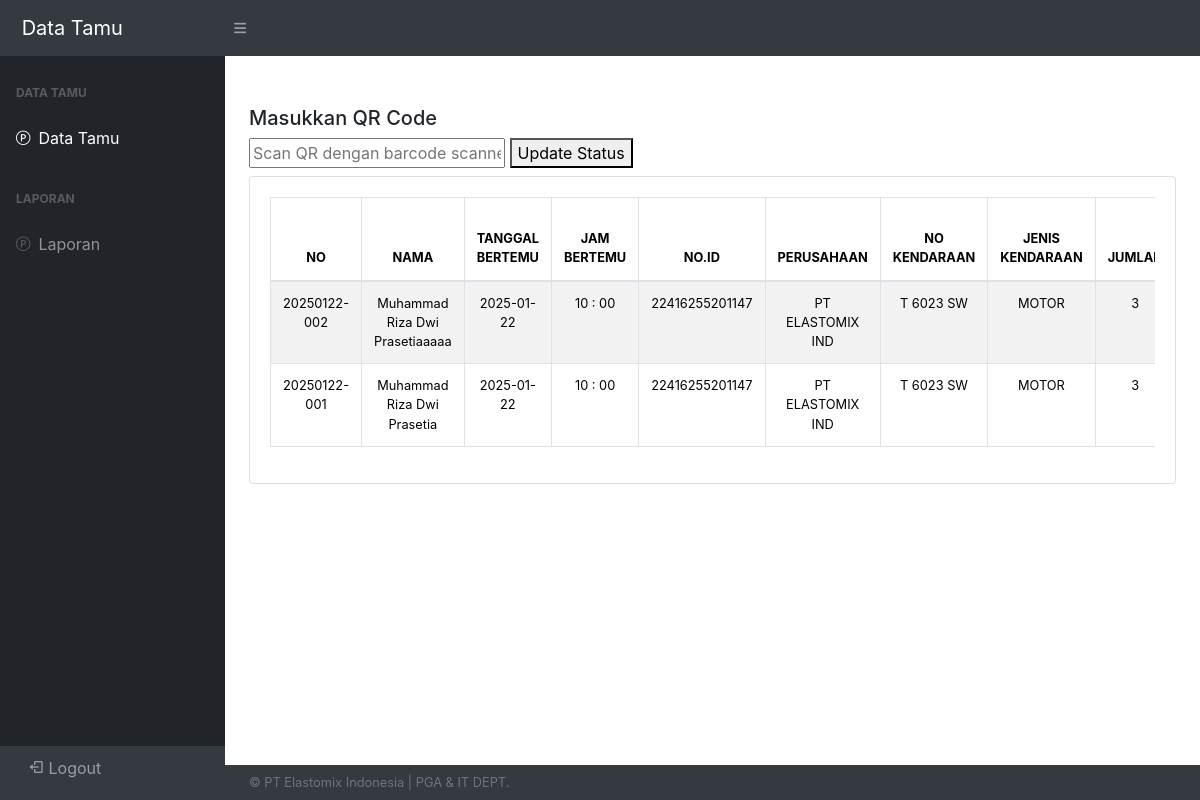
Screenshot of /dashboard/index (signed in) with the database file from the repository.
### tables this page shows
CREATE TABLE `tamu` (
  `id` int NOT NULL,
  `no` varchar(20) NOT NULL,
  `nama` varchar(100) NOT NULL,
  `no_id` varchar(50) NOT NULL,
  `jumlah` int NOT NULL,
  `perusahaan` varchar(100) NOT NULL,
  `nomor_kendaraan` varchar(20) NOT NULL,
  `jenis_kendaraan` varchar(20) NOT NULL,
  `bertemu_dengan` varchar(100) NOT NULL,
  `sudah_buat_janji` enum('Sudah','Belum') DEFAULT 'Belum',
  `keperluan` text,
  `tanggal_bertemu` date DEFAULT NULL,
  `jam_bertemu` time DEFAULT NULL,
  `tanggal_masuk` date DEFAULT NULL,
  `tanggal_keluar` datetime DEFAULT NULL,
  `status` enum('In','Out','Wait') DEFAULT 'Wait',
  `qr_code` text,
  `created_at` timestamp NOT NULL DEFAULT CURRENT_TIMESTAMP
);

### dashboard/index.php (the view, shortened to what this page needs)
<?php
require "BackEnd/config.php";
include "layout/header.php";
?>
<main>
    <div class="container-fluid" style="margin-top: 50px;">
        <h5>Masukkan QR Code</h5>
        <form onsubmit="submitQR(event)">
            <input type="text" id="qr_input" placeholder="Scan QR dengan barcode scanner" required>
            <button type="submit">Update Status</button>
        </form>
        <div class="card mb-4 mt-2">
            <div class="card-body">
                <div class="table-responsive">
                    <table class="table table-hover table-striped table-bordered" width="100%" cellspacing="0" style="font-size: 0.8rem;">
                        <thead class="text-center">
                            <tr>
                                <th>NO</th>
                                <th>NAMA</th>
                                <th>TANGGAL BERTEMU</th>
                                <th>JAM BERTEMU</th>
                                <th>NO.ID</th>
                                <th>PERUSAHAAN</th>
                                <th>NO KENDARAAN</th>
                                <th>JENIS KENDARAAN</th>
                                <th>JUMLAH</th>
                            </tr>
                        </thead>
                        <tbody class="text-center">
                            <?php
                            $sql = "SELECT * FROM tamu ORDER BY created_at DESC";
                            $result = $conn->query($sql);
                            while ($data = mysqli_fetch_array($result)) {
                                $no_id = $data['no_id'];
                                $nama = $data['nama'];
                                $no = $data['no'];
                                $jumlah = $data['jumlah'];
                                $perusahaan = $data['perusahaan'];
                                $nomor_kendaraan = $data['nomor_kendaraan'];
                                $jenis_kendaraan = $data['jenis_kendaraan'];
                            ?>
                                <tr class="text-center">
                                    <td><?= $no; ?></td>
                                    <td><?= $nama; ?></td>
                                    <td><?= date('Y-m-d', strtotime($data['tanggal_bertemu'])); ?></td>
                                    <td><?= date('H : i', strtotime($data['jam_bertemu'])); ?></td>
                                    <td><?= $no_id; ?></td>
                                    <td><?= $perusahaan; ?></td>
                                    <td><?= $nomor_kendaraan; ?></td>
                                    <td><?= $jenis_kendaraan; ?></td>
                                    <td><?= $jumlah; ?></td>
                                </tr>
                            <?php
                            };
                            ?>
                        </tbody>
                    </table>
                </div>
            </div>
        </div>
    </div>
</main>
<?php
include "layout/footer.php";
?>

### rows the page displays
tamu: no "20250122-002", nama "Muhammad Riza Dwi Prasetiaaaaa", tanggal_bertemu "2025-01-22", jam_bertemu "10 : 00", no "22416255201147", perusahaan "PT ELASTOMIX IND", nomor_kendaraan "T 6023 SW", jenis_kendaraan "MOTOR", jumlah "3"
tamu: no "20250122-001", nama "Muhammad Riza Dwi Prasetia", tanggal_bertemu "2025-01-22", jam_bertemu "10 : 00", no "22416255201147", perusahaan "PT ELASTOMIX IND", nomor_kendaraan "T 6023 SW", jenis_kendaraan "MOTOR", jumlah "3"
